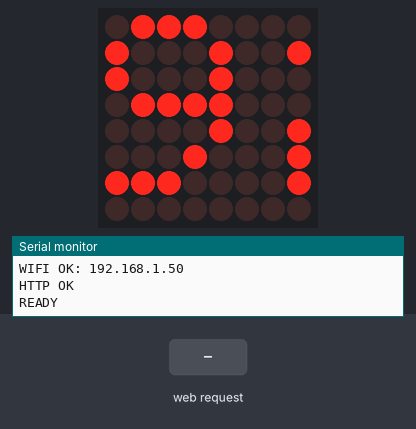
The sketch below on a simulated ESP8266 (NodeMCU). Parts: 8×8 LED matrix, the last lines printed to the serial monitor. The test bench sets the inputs (shaded band). WiFi joins after 1.5 s; servers stay silent unless stated.

Above: at 2.58 s.
2.8 s: HTTP request GET /?message=1 received
At 4.1 s:
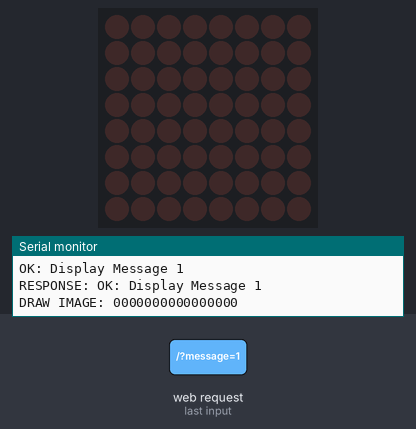
4.3 s: HTTP request GET /?intensity=1 received
5.8 s: HTTP request GET /?intensity=1&clear=1&message=1 received
At 6.06 s:
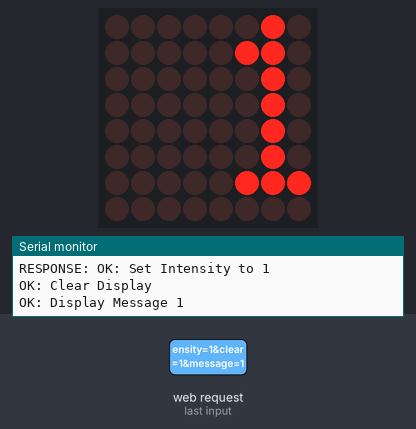
7.3 s: HTTP request GET /?intensity=120&clear=120&message=120 received
At 7.92 s:
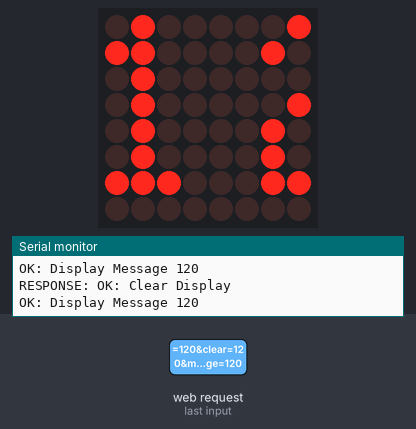
Timing chart, 0 to 10.3 s (numbered marks = the images above; inputs shaded):
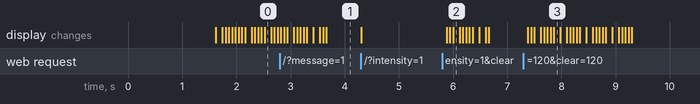

The sketch:

dev-pixel.ino
```cpp
// DEV_PIXEL LED Matrix Webserver Display 2018 by Dario Breitenstein.

// LED Matrix Libraries
#include <SPI.h>
#include <Adafruit_GFX.h>
#include <Max72xxPanel.h>
// WiFi Libraries
#include <ESP8266WiFi.h>
#include <WiFiClient.h>
#include <WiFiManager.h>
// WebServer Libraries
#include <ESP8266WebServer.h>

// Initialize Web Server on port 80
ESP8266WebServer server(80);

// Initialize LED Matrix
int matrixCS = 2; // The Chip Select pin
Max72xxPanel matrix = Max72xxPanel(matrixCS, 1, 1);

// Display Mode
// 0 = Display IP address
// 1 = Display static image
// 2 = Display animation
// 3 = Display message
int displayMode = 0;

// Message display variables
String message = ""; // Stores the message to display
int msgSpeed = 60; // Delay between moving the message 1 pixel in ms
int msgPos = 0;  // Position of the message relative to the starting position
boolean msgRepeat = false; // Decides if the message should be displayed once or looping

int spacer = 2; // Space between letterPoss
int width = 5 + spacer; // The font width is 5 pixels, so one letterPos takes 5px + the spacers width

// Animation variables
String animFrames = ""; // A chain of hex-encoded images stored in a String
int animLength = 0; // The number of frames stored in animFrames
int animSpeed = 0; // Delay between frames in ms
int animPos = 0; // The index of the current frame
boolean animRepeat = false; // Decides if the animation should be displayed once or looping

String lastImage = "0000000000000000"; // the previously displayed image as hex string

// Draws a binary image encoded as a prefix-free 16-digit hex string to the display
void drawImage(String hex) {
  Serial.println("DRAW IMAGE: " + hex);

  lastImage = hex;
  if (hex.length() == 16) {
    for (int i = 0; i < 8; i++) {
      String nextChunk = hex.substring(0, 2); // Get two characters from the string (1 byte)
      char arr[3]; // Null-terminated strings need one extra byte.
      nextChunk.toCharArray(arr, sizeof(arr)); // Convert the string to a char array

      byte thisChunk = strtol(arr, 0, 16); // Convert the hex string to a byte, wich represents one line of pixels

      for (int j = 0; j < 8; j++) {
        matrix.drawPixel(j, i, bitRead(thisChunk, 7 - j)); // Draw the pixel to the frame buffer
      }

      hex = hex.substring(2, hex.length()); // Remove the first two characters from the string to get ready for drawing the next line.
    }
  }

  matrix.write(); // Write the framebuffer to the screen
}

// Handles incoming HTTP Requests
void handleRequest() {
  Serial.println("HANDLE REQUEST");
  // Debug Arguments
  for (int i = 0; i < server.args(); i++) {
    Serial.println("ARG: " + server.argName(i) + " = " + server.arg(i));
  }

  server.sendHeader("Access-Control-Allow-Origin", "*");

  if (server.args() == 0) {
    Serial.println("ERR: No Arguments provided.");
    server.send(400, "text/plain", "ERR: No Arguments provided"); // Error message
  }

  String response = "";

  if (server.arg("intensity") != "") { // Intensity parameter
    int targetIntensity = server.arg("intensity").toInt();

    if (targetIntensity >= 0 && targetIntensity < 16) {
      matrix.setIntensity(targetIntensity); // Set brightness to target Intensity

      Serial.println("OK: Set Intensity to " + String(targetIntensity));
      response += "OK: Set Intensity to " + String(targetIntensity) + "\n";
    }
    else{

      Serial.println("ERR: The target Intensity must be between 0-15");
      server.send(400, "text/plain", "ERR: The target Intensity must be between 0-15"); // Error message
    }
  }
  if (server.arg("clear") != "") { // Clear parameter
    displayMode = 1;
    drawImage("0000000000000000");

    Serial.println("OK: Clear Display");
    response += "OK: Clear Display\n";
  }

  // These commands are mutually exclusive and will be interpreted in this order. If another command is added, it will be ignored.

  if (server.arg("message") != "") { // Message command
    if (server.arg("repeat") != "") { // Additional repeat argument
      Serial.println("OK: Repeat");
      msgRepeat = true;
    } else {
      msgRepeat = false;
    }

    displayMode = 3;
    message = server.arg("message");
    msgPos = 0;

    Serial.println("OK: Display Message " + message);
    response += "OK: Display Message " + message + "\n";
  }

  else if (server.arg("animation") != "") { // Animation command
    String argFrames = server.arg("animation");
    String argSpeed = server.arg("speed");

    if ( argSpeed == "") {
      Serial.println("ERR: The argument speed is required");
      server.send(400, "text/plain", "ERR: The argument speed is required"); // Error message
    }
    else if (argSpeed.toInt() < 10) {
      Serial.println("ERR: The minimum delay between frames is 10ms");
      server.send(400, "text/plain", "ERR: The minimum delay between frames is 10ms"); // Error message
    }
    else if (argFrames.length() % 16 != 0) {
      Serial.println("ERR: Animation Frames must be divisible by 16, Frame length: " + String(argFrames.length()));
      server.send(400, "text/plain", "ERR: Animation Frames must be divisible by 16"); // Error message
    }
    else {
      if ( server.arg("repeat") != "") { // Additional repeat argument
        Serial.println("OK: Repeat");
        animRepeat = true;
      } else {
        animRepeat = false;
      }

      displayMode = 2;
      animFrames = argFrames;
      animLength = argFrames.length() / 16;
      animSpeed = argSpeed.toInt();
      animPos = 0;

      Serial.println("OK: Display Animation with " + String(animLength) + " Frames");
      response += "OK: Display Animation with " + String(animLength) + " Frames\n";
    }
  }

  else if (server.arg("data") != "") { // Static Image command
    String argImage = server.arg("data");

    if(argImage.length() !=  16){
      Serial.println("ERR: The image must be exactly 16 hex chars");
      server.send(400, "text/plain", "ERR: The image must be exactly 16 hex chars"); // Error message
    }

    displayMode = 1;
    drawImage(argImage);

    Serial.println("OK: Display Image " + argImage);
    response = "OK: Display Image " + argImage + "\n";
  }

  if (response.length() > 0){
    Serial.println("RESPONSE: " + response);
    server.send(200, "text/plain", response); //Return the HTTP response
  } else {
    server.send(500, "text/plain", "ERR: Unknown Error"); //Return the HTTP response
  }

}

void setup() {
  Serial.begin(115200); // Initialize Serial port

  // Initialize LED matrix
  matrix.setIntensity(8); // Set brightness between 0 and 15
  matrix.setRotation(0, 1); // Set the display rotation to 90 degrees
  matrix.fillScreen(LOW); // Clear the screen
  matrix.write();
  Serial.println("MATRIX OK");

  // Initialize WiFi Connection
  WiFiManager wifiManager;
  wifiManager.autoConnect("DevPixel");
  message = WiFi.localIP().toString();
  Serial.println("WIFI OK: "+ WiFi.localIP().toString());

  // Initialize WebServer
  server.on("/", handleRequest);
  server.begin();
  Serial.println("HTTP OK");

  Serial.println("READY\n");
}

void loop() {
  server.handleClient(); // Handle incoming requests

  if (displayMode == 0 || displayMode == 3) { // Message Display
    if (millis() % msgSpeed == 0) {
      if (msgPos > width * message.length() + matrix.width() - 1 - spacer) { // Message has made 1 pass across the display
        if (!msgRepeat) {
          drawImage(lastImage);
          displayMode = 1; // Static Image mode
          return;
        }

        msgPos = 0;

        if (millis() > 25000 && displayMode == 0) {
          msgRepeat = false;
        }
      }

      int letterPos = msgPos / width;
      int x = (matrix.width() - 1) - msgPos % width;
      int y = (matrix.height() - 8) / 2; // center the text vertically

      while ( x + width - spacer >= 0 && letterPos >= 0 ) { // Draw the visible text
        if ( letterPos < message.length() ) {
          matrix.drawChar(x, y, message[letterPos], HIGH, LOW, 1);
        }

        letterPos--;
        x -= width;
      }

      matrix.write(); // Write the frame buffer to the display

      msgPos++;
      delay(1); // Prevent multiple loops within a single ms.
    }
  }
  else if ( displayMode == 2 ) { // Animation Display
    if (millis() % animSpeed == 0) {
      Serial.println("ANIMATION FRAME: " + String(animPos) + "/" + String(animLength));
      if (animPos == animLength) { // End of animation
        if (!animRepeat) {
          matrix.fillScreen(LOW); // Clear the screen
          matrix.write();

          displayMode = 1; // Static Image mode
        } else {
          animPos = 0;
        }
      }

      String currentFrame = animFrames.substring(animPos * 16, animPos * 16 + 16);
      drawImage(currentFrame); // Draw the image at the current position

      animPos++;
      delay(1); // Prevent multiple loops within a single ms.
    }
  }

}
```

Measured:
- after the input at 5.8 s, the display: first changes after 0.08 s (image 2 shows a later state)
- after the input at 7.3 s, the display: first changes after 0.08 s (image 3 shows a later state)
